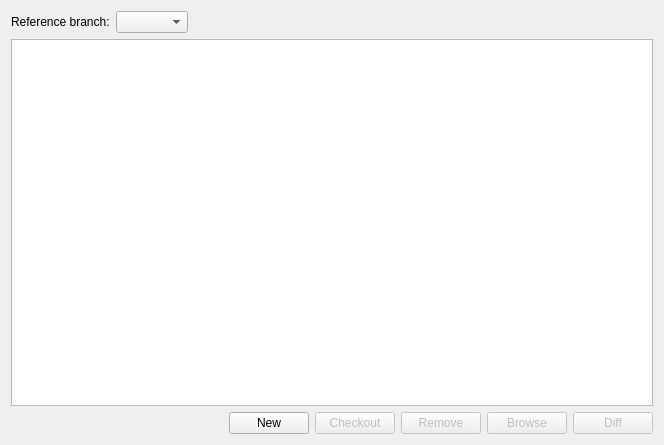
<?xml version="1.0" encoding="UTF-8"?>
<ui version="4.0">
 <class>BranchesStatusWidget</class>
 <widget class="QWidget" name="BranchesStatusWidget">
  <property name="geometry">
   <rect>
    <x>0</x>
    <y>0</y>
    <width>664</width>
    <height>445</height>
   </rect>
  </property>
  <property name="windowTitle">
   <string>Branches</string>
  </property>
  <property name="windowIcon">
   <iconset theme="git-branch"/>
  </property>
  <layout class="QVBoxLayout" name="verticalLayout">
   <item>
    <layout class="QHBoxLayout" name="horizontalLayout">
     <item>
      <widget class="QLabel" name="label">
       <property name="text">
        <string>Reference branch:</string>
       </property>
      </widget>
     </item>
     <item>
      <widget class="QComboBox" name="comboBoxReferenceBranch"/>
     </item>
     <item>
      <spacer name="horizontalSpacer">
       <property name="orientation">
        <enum>Qt::Horizontal</enum>
       </property>
       <property name="sizeHint" stdset="0">
        <size>
         <width>40</width>
         <height>20</height>
        </size>
       </property>
      </spacer>
     </item>
    </layout>
   </item>
   <item>
    <widget class="QTreeView" name="treeView">
     <property name="contextMenuPolicy">
      <enum>Qt::CustomContextMenu</enum>
     </property>
     <property name="rootIsDecorated">
      <bool>false</bool>
     </property>
    </widget>
   </item>
   <item>
    <layout class="QHBoxLayout" name="horizontalLayout_2">
     <item>
      <spacer name="horizontalSpacer_2">
       <property name="orientation">
        <enum>Qt::Horizontal</enum>
       </property>
       <property name="sizeHint" stdset="0">
        <size>
         <width>40</width>
         <height>20</height>
        </size>
       </property>
      </spacer>
     </item>
     <item>
      <widget class="PushButton" name="pushButtonNew">
       <property name="enabled">
        <bool>true</bool>
       </property>
       <property name="text">
        <string>New</string>
       </property>
       <property name="icon">
        <iconset theme="document-new"/>
       </property>
      </widget>
     </item>
     <item>
      <widget class="PushButton" name="pushButtonCheckout">
       <property name="enabled">
        <bool>false</bool>
       </property>
       <property name="text">
        <string>Checkout</string>
       </property>
      </widget>
     </item>
     <item>
      <widget class="PushButton" name="pushButtonRemoveSelected">
       <property name="enabled">
        <bool>false</bool>
       </property>
       <property name="text">
        <string>Remove</string>
       </property>
      </widget>
     </item>
     <item>
      <widget class="PushButton" name="pushButtonBrowse">
       <property name="enabled">
        <bool>false</bool>
       </property>
       <property name="text">
        <string>Browse</string>
       </property>
      </widget>
     </item>
     <item>
      <widget class="PushButton" name="pushButtonDiff">
       <property name="enabled">
        <bool>false</bool>
       </property>
       <property name="text">
        <string>Diff</string>
       </property>
      </widget>
     </item>
    </layout>
   </item>
  </layout>
 </widget>
 <customwidgets>
  <customwidget>
   <class>PushButton</class>
   <extends>QPushButton</extends>
   <header>core/pushbutton.h</header>
  </customwidget>
 </customwidgets>
 <tabstops>
  <tabstop>comboBoxReferenceBranch</tabstop>
  <tabstop>pushButtonNew</tabstop>
  <tabstop>pushButtonCheckout</tabstop>
  <tabstop>pushButtonRemoveSelected</tabstop>
  <tabstop>pushButtonBrowse</tabstop>
  <tabstop>pushButtonDiff</tabstop>
 </tabstops>
 <resources/>
 <connections/>
</ui>
